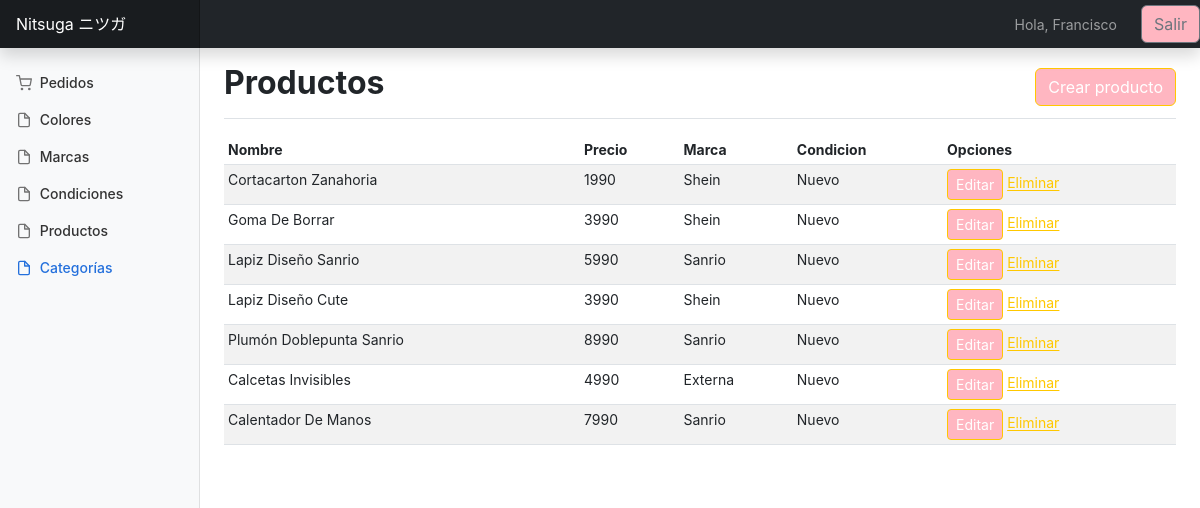
/listar_producto/ (signed in), run on an earlier commit of the app's database.
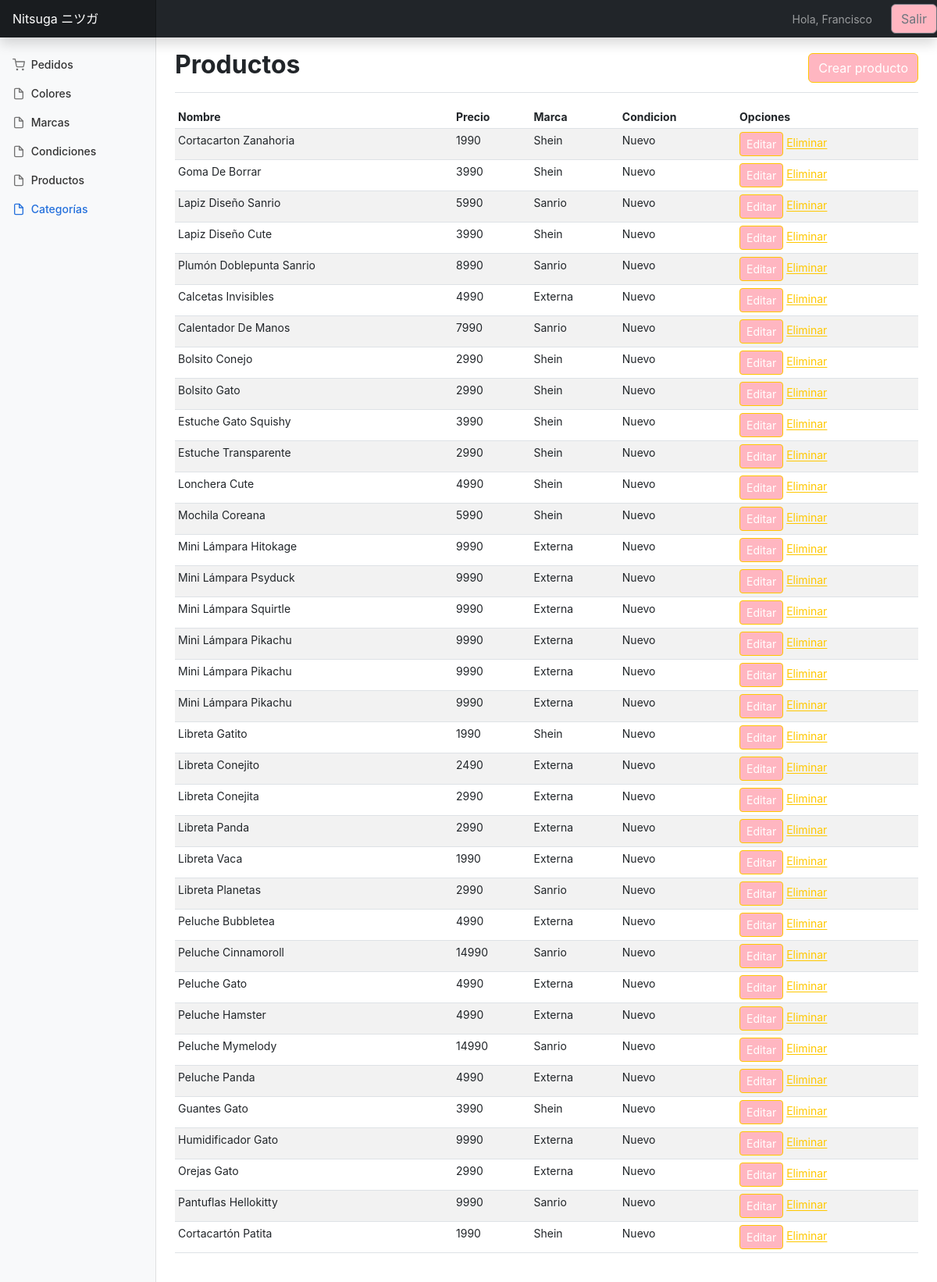
And on a later commit of the database.
### app/models.py (models this page shows, shortened)
class Producto(models.Model):
    nombre = models.CharField(max_length=50)
    precio = models.IntegerField()
    descripcion = models.TextField()
    marca = models.ForeignKey(Marca, default="None", on_delete=models.PROTECT)
    colores = models.ForeignKey(Colores, default="None", on_delete=models.PROTECT)
    disponible = models.BooleanField()
    condicion = models.ForeignKey(Condicion, default="None", on_delete=models.PROTECT)
    categoria = models.ForeignKey(Categoria, default="None", on_delete=models.PROTECT)

class Marca(models.Model):
    nombre = models.CharField(max_length=50)
    disponible = models.BooleanField()
    def __str__(self):
        return self.nombre

class Condicion(models.Model):
    nombre = models.CharField(max_length=40)
    disponible = models.BooleanField()
    def __str__(self):
        return self.nombre

### app/views.py (the view)
# urls.py: path('listar_producto/', listar_producto, name="listar_producto"),
@login_required
def listar_producto(request):
    productos = Producto.objects.all()
    data = {
        'productos' : productos
    }
    return render(request, 'app/producto/listar.html', data)

### app/templates/app/producto/listar.html
{% extends 'app/gestion/base.html' %}
{% block contenido %}
<div class="container-fluid">
    <div class="row">
      <main class="col-md-9 ms-sm-auto col-lg-10 px-md-4">
        <div
          class="d-flex justify-content-between flex-wrap flex-md-nowrap align-items-center pt-3 pb-2 mb-3 border-bottom">
          <h1 class="h2">Productos</h1>
          <a href="{% url 'app:crear_producto' %}" class="btn btn-primary">Crear producto</a>
        </div>
        <div class="table-responsive">
          <table class="table table-striped table-sm">
            <thead>
              <tr>
                <th scope="col">Nombre</th>
                <th scope="col">Precio</th>
                <th scope="col">Marca</th>
                <th scope="col">Condicion</th>
                <th scope="col">Opciones</th>
              </tr>
            </thead>
            <tbody>
                {% for p in productos %}
                <tr>
                    <td>{{ p.nombre | title }}</td>
                    <td>{{ p.precio }}</td>
                    <td>{{ p.marca | title }}</td>
                    <td>{{ p.condicion | title }}</td>
                    <td>
                        <a href="{% url 'app:editar_producto' p.id %}" class="btn-primary btn btn-sm">Editar</a>
                        <a href="{% url 'app:eliminar_producto' p.id %}" class="btn-sm">Eliminar</a>
                    </td>
                </tr>
                {% endfor %}
            </tbody>
          </table>
        </div>
      </main>
    </div>
  </div>
{% endblock %}

What changed in the data, as far as the page shows it:
added Producto: nombre "Bolsito Conejo", precio "2990", marca "Shein", condicion "Nuevo"
added Producto: nombre "Bolsito Gato", precio "2990", marca "Shein", condicion "Nuevo"
added Producto: nombre "Estuche Gato Squishy", precio "3990", marca "Shein", condicion "Nuevo"
added Producto: nombre "Estuche Transparente", precio "2990", marca "Shein", condicion "Nuevo"
added Producto: nombre "Lonchera Cute", precio "4990", marca "Shein", condicion "Nuevo"
added Producto: nombre "Mochila Coreana", precio "5990", marca "Shein", condicion "Nuevo"
added Producto: nombre "Mini Lámpara Hitokage", precio "9990", marca "Externa", condicion "Nuevo"
added Producto: nombre "Mini Lámpara Psyduck", precio "9990", marca "Externa", condicion "Nuevo"
added Producto: nombre "Mini Lámpara Squirtle", precio "9990", marca "Externa", condicion "Nuevo"
added Producto: nombre "Mini Lámpara Pikachu", precio "9990", marca "Externa", condicion "Nuevo"
added Producto: nombre "Mini Lámpara Pikachu", precio "9990", marca "Externa", condicion "Nuevo"
added Producto: nombre "Mini Lámpara Pikachu", precio "9990", marca "Externa", condicion "Nuevo"
added Producto: nombre "Libreta Gatito", precio "1990", marca "Shein", condicion "Nuevo"
added Producto: nombre "Libreta Conejito", precio "2490", marca "Externa", condicion "Nuevo"
added Producto: nombre "Libreta Conejita", precio "2990", marca "Externa", condicion "Nuevo"
added Producto: nombre "Libreta Panda", precio "2990", marca "Externa", condicion "Nuevo"
added Producto: nombre "Libreta Vaca", precio "1990", marca "Externa", condicion "Nuevo"
added Producto: nombre "Libreta Planetas", precio "2990", marca "Sanrio", condicion "Nuevo"
added Producto: nombre "Peluche Bubbletea", precio "4990", marca "Externa", condicion "Nuevo"
added Producto: nombre "Peluche Cinnamoroll", precio "14990", marca "Sanrio", condicion "Nuevo"
added Producto: nombre "Peluche Gato", precio "4990", marca "Externa", condicion "Nuevo"
added Producto: nombre "Peluche Hamster", precio "4990", marca "Externa", condicion "Nuevo"
added Producto: nombre "Peluche Mymelody", precio "14990", marca "Sanrio", condicion "Nuevo"
added Producto: nombre "Peluche Panda", precio "4990", marca "Externa", condicion "Nuevo"
added Producto: nombre "Guantes Gato", precio "3990", marca "Shein", condicion "Nuevo"
added Producto: nombre "Humidificador Gato", precio "9990", marca "Externa", condicion "Nuevo"
added Producto: nombre "Orejas Gato", precio "2990", marca "Externa", condicion "Nuevo"
added Producto: nombre "Pantuflas Hellokitty", precio "9990", marca "Sanrio", condicion "Nuevo"
added Producto: nombre "Cortacartón Patita", precio "1990", marca "Shein", condicion "Nuevo"
